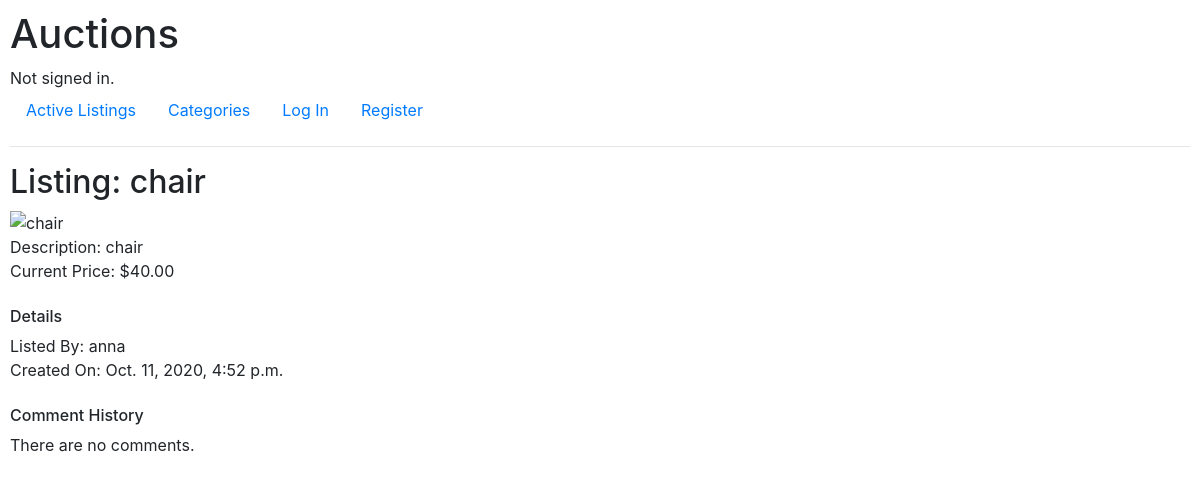
The app's page /1, older data.
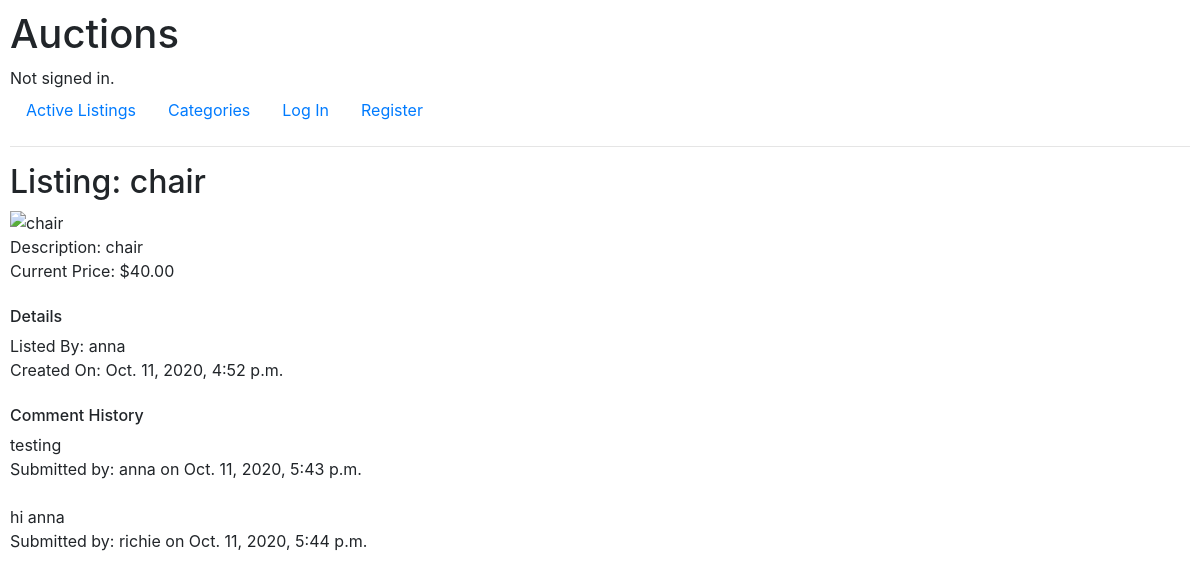
The same page, newer data.
### auctions/models.py (models this page shows, shortened)
class Comment(models.Model):
    user = models.ForeignKey(User, on_delete=models.CASCADE)
    listing = models.ForeignKey(Listing, on_delete=models.CASCADE)
    text = models.CharField(max_length=200)
    date_created = models.DateTimeField(auto_now=True)

class User(AbstractUser):
    pass

### auctions/views.py (the view)
# urls.py: path("<int:listing_id>", views.listing, name="listing"),
def listing(request, listing_id):
    listing = Listing.objects.get(pk=listing_id)
    comments = Comment.objects.filter(listing_id=listing_id)
    return render(request, "auctions/listing.html", {
        "listing": listing,
        "comments": comments
    })

### auctions/templates/auctions/listing.html (shortened to what this page needs)
{% extends "auctions/layout.html" %}
{% block body %}
<div>
	<h2>Listing: {{ listing.title }}</h2>
	<div>
		<img class="image" src="{{ listing.photo_link }}" alt="{{ listing.title }}">
		<div>Description: {{ listing.description }}</div>
		<div>Current Price: ${{ listing.starting_bid }}</div>
	</div>
	<br>
	<div>
		<h6>Details</h6>
		<div>Listed By: {{listing.user}}</div>
		<div>Created On: {{ listing.date_created }}</div>
	</div>
	<br>
	<div>
		<h6>Comment History</h6>
		{% for comment in comments %}
		<div>
			{{ comment.text}}<br>
			Submitted by: {{ comment.user}}
			on {{ comment.date_created}}
		</div>
		<br>
		{% empty %}
		There are no comments.
		{% endfor %}
	</div>
</div>
{% endblock %}

Row changes from the older to the newer data that the page shows:
added Comment: text "testing", user "anna", date_created "Oct. 11, 2020, 5:43 p.m."
added Comment: text "hi anna", user "richie", date_created "Oct. 11, 2020, 5:44 p.m."
Text that changed along with them:
text no longer shown: "There are no comments."
